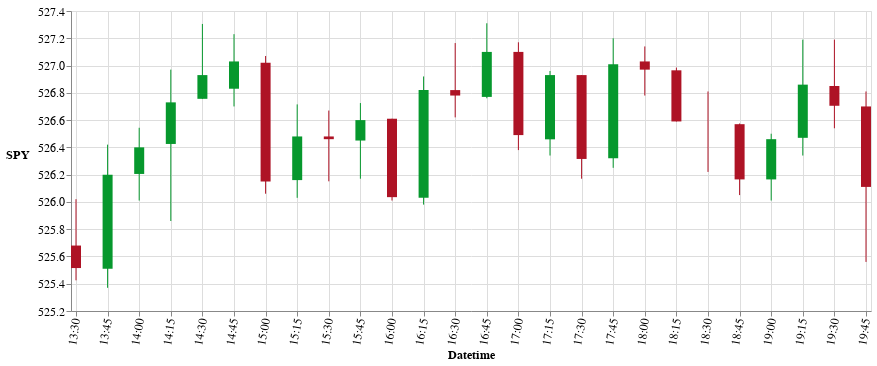

Source (notebook cell):
### Code cell
# let's plot
import altair as alt
from vega_datasets import data

# source = data.ohlc()
# display(source.head())
source = df.reset_index()

open_close_color = alt.condition(
    "datum.open <= datum.close",
    alt.value("#06982d"),
    alt.value("#ae1325")
)

base = alt.Chart(source).encode(
    alt.X('Datetime:T')
        .axis(format='%H:%M', labelAngle=-80)
        .title('Datetime'),
    color=open_close_color
)

rule = base.mark_rule(size=1).encode(
    alt.Y('low:Q')
        .axis(titleAngle=0, titlePadding=20)
        .title(f'{stock_symbol}')
        .scale(zero=False),
    alt.Y2('high:Q'),
    tooltip=[
            alt.Tooltip("low:Q", format=",.3f"),
            alt.Tooltip("high:Q", format=",.3f")
    ]
)

bar = base.mark_bar(size=10).encode(
    alt.Y('open:Q'),
    alt.Y2('close:Q'),
    tooltip=[
        alt.Tooltip("close:Q", format=",.3f"),
        alt.Tooltip("open:Q", format=",.3f")
    ]
)

candlestick_plot = (rule+bar).properties(
    width=800,
    height=300
).configure_axis(
    labelFontSize=12,
    titleFontSize=12
)
candlestick_plot.interactive()

### Figure 1 — Vega-Lite specification as saved in the notebook (floating-point values rounded to 4 significant figures)
{"config": {"view": {"continuousWidth": 300, "continuousHeight": 300}, "axis": {"labelFontSize": 12, "titleFontSize": 12}}, "layer": [{"mark": {"type": "rule", "size": 1}, "encoding": {"color": {"condition": {"test": "datum.open <= datum.close", "value": "#06982d"}, "value": "#ae1325"}, "tooltip": [{"field": "low", "format": ",.3f", "type": "quantitative"}, {"field": "high", "format": ",.3f", "type": "quantitative"}], "x": {"axis": {"format": "%H:%M", "labelAngle": -80}, "field": "Datetime", "title": "Datetime", "type": "temporal"}, "y": {"axis": {"titleAngle": 0, "titlePadding": 20}, "field": "low", "scale": {"zero": false}, "title": "SPY", "type": "quantitative"}, "y2": {"field": "high"}}, "name": "view_10"}, {"mark": {"type": "bar", "size": 10}, "encoding": {"color": {"condition": {"test": "datum.open <= datum.close", "value": "#06982d"}, "value": "#ae1325"}, "tooltip": [{"field": "close", "format": ",.3f", "type": "quantitative"}, {"field": "open", "format": ",.3f", "type": "quantitative"}], "x": {"axis": {"format": "%H:%M", "labelAngle": -80}, "field": "Datetime", "title": "Datetime", "type": "temporal"}, "y": {"field": "open", "type": "quantitative"}, "y2": {"field": "close"}}}], "data": {"name": "data-2668d7a3e21855167fa538c864552d17"}, "height": 300, "params": [{"name": "param_10", "select": {"type": "interval", "encodings": ["x", "y"]}, "bind": "scales", "views": ["view_10"]}], "width": 800, "$schema": "https://vega.github.io/schema/vega-lite/v5.17.0.json", "datasets": {"data-2668d7a3e21855167fa538c864552d17": [{"Datetime": "2024-05-29T09:30:00-04:00", "open": 525.7, "close": 525.5, "low": 525.4, "high": 526.0, "return": -0.165}, {"Datetime": "2024-05-29T09:45:00-04:00", "open": 525.5, "close": 526.2, "low": 525.4, "high": 526.4, "return": 0.69}, {"Datetime": "2024-05-29T10:00:00-04:00", "open": 526.2, "close": 526.4, "low": 526.0, "high": 526.5, "return": 0.195}, {"Datetime": "2024-05-29T10:15:00-04:00", "open": 526.4, "close": 526.7, "low": 525.9, "high": 527.0, "return": 0.305}, {"Datetime": "2024-05-29T10:30:00-04:00", "open": 526.8, "close": 526.9, "low": 526.8, "high": 527.3, "return": 0.174}, {"Datetime": "2024-05-29T10:45:00-04:00", "open": 526.8, "close": 527.0, "low": 526.7, "high": 527.2, "return": 0.2}, {"Datetime": "2024-05-29T11:00:00-04:00", "open": 527.0, "close": 526.2, "low": 526.1, "high": 527.1, "return": -0.87}, {"Datetime": "2024-05-29T11:15:00-04:00", "open": 526.2, "close": 526.5, "low": 526.0, "high": 526.7, "return": 0.32}, {"Datetime": "2024-05-29T11:30:00-04:00", "open": 526.5, "close": 526.5, "low": 526.2, "high": 526.7, "return": -0.01996}, {"Datetime": "2024-05-29T11:45:00-04:00", "open": 526.5, "close": 526.6, "low": 526.2, "high": 526.7, "return": 0.15}, {"Datetime": "2024-05-29T12:00:00-04:00", "open": 526.6, "close": 526.0, "low": 526.0, "high": 526.6, "return": -0.575}, {"Datetime": "2024-05-29T12:15:00-04:00", "open": 526.0, "close": 526.8, "low": 526.0, "high": 526.9, "return": 0.79}, {"Datetime": "2024-05-29T12:30:00-04:00", "open": 526.8, "close": 526.8, "low": 526.6, "high": 527.2, "return": -0.03998}, {"Datetime": "2024-05-29T12:45:00-04:00", "open": 526.8, "close": 527.1, "low": 526.8, "high": 527.3, "return": 0.3299}, {"Datetime": "2024-05-29T13:00:00-04:00", "open": 527.1, "close": 526.5, "low": 526.4, "high": 527.2, "return": -0.61}, {"Datetime": "2024-05-29T13:15:00-04:00", "open": 526.5, "close": 526.9, "low": 526.3, "high": 527.0, "return": 0.4712}, {"Datetime": "2024-05-29T13:30:00-04:00", "open": 526.9, "close": 526.3, "low": 526.2, "high": 526.9, "return": -0.615}, {"Datetime": "2024-05-29T13:45:00-04:00", "open": 526.3, "close": 527.0, "low": 526.2, "high": 527.2, "return": 0.69}, {"Datetime": "2024-05-29T14:00:00-04:00", "open": 527.0, "close": 527.0, "low": 526.8, "high": 527.1, "return": -0.06006}, {"Datetime": "2024-05-29T14:15:00-04:00", "open": 527.0, "close": 526.6, "low": 526.6, "high": 527.0, "return": -0.375}, {"Datetime": "2024-05-29T14:30:00-04:00", "open": 526.6, "close": 526.6, "low": 526.2, "high": 526.8, "return": -0.0001221}, {"Datetime": "2024-05-29T14:45:00-04:00", "open": 526.6, "close": 526.2, "low": 526.0, "high": 526.6, "return": -0.405}, {"Datetime": "2024-05-29T15:00:00-04:00", "open": 526.2, "close": 526.5, "low": 526.0, "high": 526.5, "return": 0.295}, {"Datetime": "2024-05-29T15:15:00-04:00", "open": 526.5, "close": 526.9, "low": 526.3, "high": 527.2, "return": 0.39}, {"Datetime": "2024-05-29T15:30:00-04:00", "open": 526.8, "close": 526.7, "low": 526.5, "high": 527.2, "return": -0.145}, {"Datetime": "2024-05-29T15:45:00-04:00", "open": 526.7, "close": 526.1, "low": 525.6, "high": 526.8, "return": -0.59}]}}
